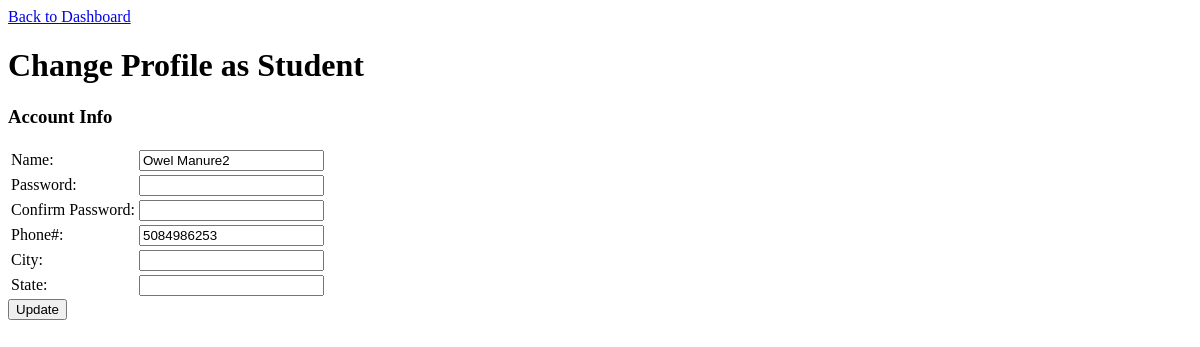
The app's page /profile_student.php (signed in), older data.
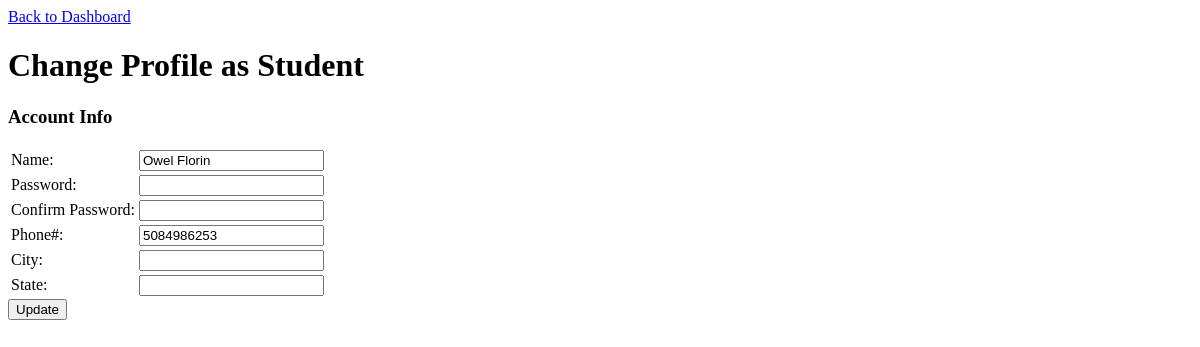
The same page, newer data.
### tables this page shows
CREATE TABLE `users` (
  `userID` int(11) NOT NULL,
  `name` varchar(255) DEFAULT NULL,
  `email` varchar(255) DEFAULT NULL,
  `phone` char(10) DEFAULT NULL,
  `gradeLevel` int(11) DEFAULT NULL,
  `isParent` tinyint(1) DEFAULT NULL,
  `isStudent` tinyint(1) DEFAULT NULL
);

### functions.php (called while the page is built, shortened)
<?php
function get_user_info($myconnection, $userid) {
  $query = "SELECT * FROM users WHERE userid = " . $userid;
  $result = mysqli_query($myconnection, $query);
  return mysqli_fetch_array($result);
}
function check_session() {
  $session_key = md5('database');
  if(isset($_SESSION)) {
    if (empty($_SESSION[$session_key])) {
	  return false;
    } elseif (intval($_SESSION[$session_key]) <= 0) {
      unset($_SESSION[$session_key]);
	  return false;
    } else {
      return $_SESSION[$session_key];
    }
  } else {
	  return false;
  }
}
?>

### profile_student.php (the view, shortened to what this page needs)
<?php
include 'functions.php';
$userid = check_session();
if (isset($userid) and $userid != false) {
  $myconnection = mysqli_connect('localhost', 'root', '') or die ('Could not connect: ' . mysql_error());
  $row = get_user_info($myconnection, $userid);
  $name = $row['name'];
  $phone_num = $row['phone'];
  $city = $row['city'];
  $state = $row['state'];
}
?>
<!DOCTYPE html>
<html>
<head>
</head>
<body>
	<?php if (isset($userid) and $userid != false) : ?>
	<a href="dashboard.php">Back to Dashboard</a>
	<h1>Change Profile as Student</h1>
	<form method="post" action="profile_student.php">
		<h3>Account Info</h3>
		<table>
			<tr>
				<td><label for="name">Name:</label></td>
				<td><input type="text" name="name" id="name" value="<?php echo $name ?>" required></td>
			</tr>
			<tr>
				<td><label for="password">Password:</label></td>
				<td><input type="password" name="password" id="password" ></td>
			</tr>
			<tr>
				<td><label for="pass_confirm">Confirm Password:</label></td>
				<td><input type="password" name="pass_confirm" id="pass_confirm" ></td>
			</tr>
			<tr>
				<td><label for="phone_num">Phone#:</label></td>
				<td><input type="text" name="phone_num" id="phone_num" value="<?php echo $phone_num ?>" required></td>
			</tr>
			<tr>
				<td><label for="city">City:</label></td>
				<td><input type="text" name="city" id="city" value="<?php echo $city ?>" required></td>
			</tr>
			<tr>
				<td><label for="state">State:</label></td>
				<td><input type="text" name="state" id="state" value="<?php echo $state ?>" required></td>
			</tr>
		</table>
		<input type="submit" name="update" id="update" value="Update">
	</form>
	<?php else : ?>
		<span>"Not logged in! Please <a href='index.php'>CLICK HERE</a> to return to the main page."</span>
	<?php endif; ?>
</body>
</html>

Row changes from the older to the newer data that the page shows:
changed users: name "Owel Manure2" → "Owel Florin"
